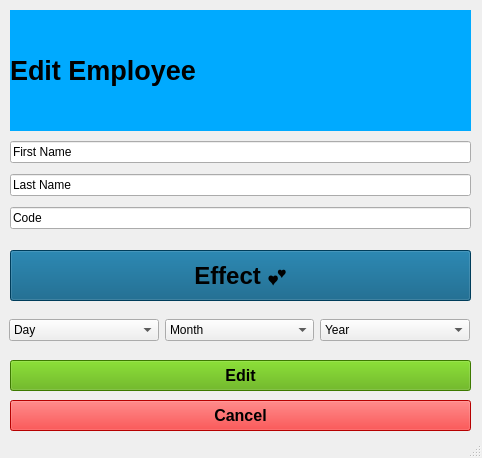
<?xml version="1.0" encoding="UTF-8"?>
<ui version="4.0">
 <class>edit_emp</class>
 <widget class="QMainWindow" name="edit_emp">
  <property name="geometry">
   <rect>
    <x>0</x>
    <y>0</y>
    <width>482</width>
    <height>458</height>
   </rect>
  </property>
  <property name="windowTitle">
   <string>Edit Employee</string>
  </property>
  <widget class="QWidget" name="centralwidget">
   <widget class="QLabel" name="label">
    <property name="geometry">
     <rect>
      <x>10</x>
      <y>10</y>
      <width>461</width>
      <height>121</height>
     </rect>
    </property>
    <property name="palette">
     <palette>
      <active>
       <colorrole role="WindowText">
        <brush brushstyle="SolidPattern">
         <color alpha="255">
          <red>255</red>
          <green>255</green>
          <blue>255</blue>
         </color>
        </brush>
       </colorrole>
       <colorrole role="Button">
        <brush brushstyle="SolidPattern">
         <color alpha="255">
          <red>0</red>
          <green>170</green>
          <blue>255</blue>
         </color>
        </brush>
       </colorrole>
       <colorrole role="Base">
        <brush brushstyle="SolidPattern">
         <color alpha="255">
          <red>0</red>
          <green>170</green>
          <blue>255</blue>
         </color>
        </brush>
       </colorrole>
       <colorrole role="Window">
        <brush brushstyle="SolidPattern">
         <color alpha="255">
          <red>0</red>
          <green>170</green>
          <blue>255</blue>
         </color>
        </brush>
       </colorrole>
      </active>
      <inactive>
       <colorrole role="WindowText">
        <brush brushstyle="SolidPattern">
         <color alpha="255">
          <red>0</red>
          <green>0</green>
          <blue>0</blue>
         </color>
        </brush>
       </colorrole>
       <colorrole role="Button">
        <brush brushstyle="SolidPattern">
         <color alpha="255">
          <red>0</red>
          <green>170</green>
          <blue>255</blue>
         </color>
        </brush>
       </colorrole>
       <colorrole role="Base">
        <brush brushstyle="SolidPattern">
         <color alpha="255">
          <red>0</red>
          <green>170</green>
          <blue>255</blue>
         </color>
        </brush>
       </colorrole>
       <colorrole role="Window">
        <brush brushstyle="SolidPattern">
         <color alpha="255">
          <red>0</red>
          <green>170</green>
          <blue>255</blue>
         </color>
        </brush>
       </colorrole>
      </inactive>
      <disabled>
       <colorrole role="WindowText">
        <brush brushstyle="SolidPattern">
         <color alpha="255">
          <red>120</red>
          <green>120</green>
          <blue>120</blue>
         </color>
        </brush>
       </colorrole>
       <colorrole role="Button">
        <brush brushstyle="SolidPattern">
         <color alpha="255">
          <red>0</red>
          <green>170</green>
          <blue>255</blue>
         </color>
        </brush>
       </colorrole>
       <colorrole role="Base">
        <brush brushstyle="SolidPattern">
         <color alpha="255">
          <red>0</red>
          <green>170</green>
          <blue>255</blue>
         </color>
        </brush>
       </colorrole>
       <colorrole role="Window">
        <brush brushstyle="SolidPattern">
         <color alpha="255">
          <red>0</red>
          <green>170</green>
          <blue>255</blue>
         </color>
        </brush>
       </colorrole>
      </disabled>
     </palette>
    </property>
    <property name="font">
     <font>
      <pointsize>20</pointsize>
      <bold>true</bold>
     </font>
    </property>
    <property name="styleSheet">
     <string notr="true">background-color: rgb(0, 170, 255);</string>
    </property>
    <property name="text">
     <string>Edit Employee</string>
    </property>
    <property name="margin">
     <number>139</number>
    </property>
   </widget>
   <widget class="QWidget" name="verticalLayoutWidget">
    <property name="geometry">
     <rect>
      <x>10</x>
      <y>136</y>
      <width>461</width>
      <height>101</height>
     </rect>
    </property>
    <layout class="QVBoxLayout" name="verticalLayout">
     <item>
      <widget class="QLineEdit" name="firstname">
       <property name="palette">
        <palette>
         <active>
          <colorrole role="Text">
           <brush brushstyle="SolidPattern">
            <color alpha="255">
             <red>158</red>
             <green>158</green>
             <blue>158</blue>
            </color>
           </brush>
          </colorrole>
         </active>
         <inactive>
          <colorrole role="Text">
           <brush brushstyle="SolidPattern">
            <color alpha="255">
             <red>0</red>
             <green>0</green>
             <blue>0</blue>
            </color>
           </brush>
          </colorrole>
         </inactive>
         <disabled>
          <colorrole role="Text">
           <brush brushstyle="SolidPattern">
            <color alpha="255">
             <red>120</red>
             <green>120</green>
             <blue>120</blue>
            </color>
           </brush>
          </colorrole>
         </disabled>
        </palette>
       </property>
       <property name="text">
        <string>First Name</string>
       </property>
      </widget>
     </item>
     <item>
      <widget class="QLineEdit" name="lastname">
       <property name="palette">
        <palette>
         <active>
          <colorrole role="Text">
           <brush brushstyle="SolidPattern">
            <color alpha="255">
             <red>158</red>
             <green>158</green>
             <blue>158</blue>
            </color>
           </brush>
          </colorrole>
         </active>
         <inactive>
          <colorrole role="Text">
           <brush brushstyle="SolidPattern">
            <color alpha="255">
             <red>0</red>
             <green>0</green>
             <blue>0</blue>
            </color>
           </brush>
          </colorrole>
         </inactive>
         <disabled>
          <colorrole role="Text">
           <brush brushstyle="SolidPattern">
            <color alpha="255">
             <red>120</red>
             <green>120</green>
             <blue>120</blue>
            </color>
           </brush>
          </colorrole>
         </disabled>
        </palette>
       </property>
       <property name="text">
        <string>Last Name</string>
       </property>
      </widget>
     </item>
     <item>
      <widget class="QLineEdit" name="code">
       <property name="palette">
        <palette>
         <active>
          <colorrole role="Text">
           <brush brushstyle="SolidPattern">
            <color alpha="255">
             <red>158</red>
             <green>158</green>
             <blue>158</blue>
            </color>
           </brush>
          </colorrole>
         </active>
         <inactive>
          <colorrole role="Text">
           <brush brushstyle="SolidPattern">
            <color alpha="255">
             <red>0</red>
             <green>0</green>
             <blue>0</blue>
            </color>
           </brush>
          </colorrole>
         </inactive>
         <disabled>
          <colorrole role="Text">
           <brush brushstyle="SolidPattern">
            <color alpha="255">
             <red>120</red>
             <green>120</green>
             <blue>120</blue>
            </color>
           </brush>
          </colorrole>
         </disabled>
        </palette>
       </property>
       <property name="text">
        <string>Code</string>
       </property>
      </widget>
     </item>
    </layout>
   </widget>
   <widget class="QPushButton" name="img_eff_btn">
    <property name="geometry">
     <rect>
      <x>10</x>
      <y>250</y>
      <width>461</width>
      <height>51</height>
     </rect>
    </property>
    <property name="palette">
     <palette>
      <active>
       <colorrole role="Button">
        <brush brushstyle="SolidPattern">
         <color alpha="255">
          <red>0</red>
          <green>85</green>
          <blue>127</blue>
         </color>
        </brush>
       </colorrole>
       <colorrole role="ButtonText">
        <brush brushstyle="SolidPattern">
         <color alpha="255">
          <red>255</red>
          <green>255</green>
          <blue>255</blue>
         </color>
        </brush>
       </colorrole>
       <colorrole role="Base">
        <brush brushstyle="SolidPattern">
         <color alpha="255">
          <red>0</red>
          <green>85</green>
          <blue>127</blue>
         </color>
        </brush>
       </colorrole>
       <colorrole role="Window">
        <brush brushstyle="SolidPattern">
         <color alpha="255">
          <red>0</red>
          <green>85</green>
          <blue>127</blue>
         </color>
        </brush>
       </colorrole>
      </active>
      <inactive>
       <colorrole role="Button">
        <brush brushstyle="SolidPattern">
         <color alpha="255">
          <red>240</red>
          <green>240</green>
          <blue>240</blue>
         </color>
        </brush>
       </colorrole>
       <colorrole role="ButtonText">
        <brush brushstyle="SolidPattern">
         <color alpha="255">
          <red>0</red>
          <green>0</green>
          <blue>0</blue>
         </color>
        </brush>
       </colorrole>
       <colorrole role="Base">
        <brush brushstyle="SolidPattern">
         <color alpha="255">
          <red>255</red>
          <green>255</green>
          <blue>255</blue>
         </color>
        </brush>
       </colorrole>
       <colorrole role="Window">
        <brush brushstyle="SolidPattern">
         <color alpha="255">
          <red>240</red>
          <green>240</green>
          <blue>240</blue>
         </color>
        </brush>
       </colorrole>
      </inactive>
      <disabled>
       <colorrole role="Button">
        <brush brushstyle="SolidPattern">
         <color alpha="255">
          <red>0</red>
          <green>85</green>
          <blue>127</blue>
         </color>
        </brush>
       </colorrole>
       <colorrole role="ButtonText">
        <brush brushstyle="SolidPattern">
         <color alpha="255">
          <red>120</red>
          <green>120</green>
          <blue>120</blue>
         </color>
        </brush>
       </colorrole>
       <colorrole role="Base">
        <brush brushstyle="SolidPattern">
         <color alpha="255">
          <red>0</red>
          <green>85</green>
          <blue>127</blue>
         </color>
        </brush>
       </colorrole>
       <colorrole role="Window">
        <brush brushstyle="SolidPattern">
         <color alpha="255">
          <red>0</red>
          <green>85</green>
          <blue>127</blue>
         </color>
        </brush>
       </colorrole>
      </disabled>
     </palette>
    </property>
    <property name="font">
     <font>
      <pointsize>18</pointsize>
      <bold>true</bold>
     </font>
    </property>
    <property name="styleSheet">
     <string notr="true">background-color: rgb(0, 85, 127);</string>
    </property>
    <property name="text">
     <string>Effect 💕</string>
    </property>
    <property name="iconSize">
     <size>
      <width>50</width>
      <height>50</height>
     </size>
    </property>
   </widget>
   <widget class="QWidget" name="horizontalLayoutWidget">
    <property name="geometry">
     <rect>
      <x>9</x>
      <y>310</y>
      <width>461</width>
      <height>41</height>
     </rect>
    </property>
    <layout class="QHBoxLayout" name="horizontalLayout">
     <item>
      <widget class="QComboBox" name="day">
       <item>
        <property name="text">
         <string>Day</string>
        </property>
       </item>
       <item>
        <property name="text">
         <string>1</string>
        </property>
       </item>
       <item>
        <property name="text">
         <string>2</string>
        </property>
       </item>
       <item>
        <property name="text">
         <string>3</string>
        </property>
       </item>
       <item>
        <property name="text">
         <string>4</string>
        </property>
       </item>
       <item>
        <property name="text">
         <string>5</string>
        </property>
       </item>
       <item>
        <property name="text">
         <string>6</string>
        </property>
       </item>
       <item>
        <property name="text">
         <string>7</string>
        </property>
       </item>
       <item>
        <property name="text">
         <string>8</string>
        </property>
       </item>
       <item>
        <property name="text">
         <string>9</string>
        </property>
       </item>
       <item>
        <property name="text">
         <string>10</string>
        </property>
       </item>
       <item>
        <property name="text">
         <string>11</string>
        </property>
       </item>
       <item>
        <property name="text">
         <string>12</string>
        </property>
       </item>
       <item>
        <property name="text">
         <string>13</string>
        </property>
       </item>
       <item>
        <property name="text">
         <string>14</string>
        </property>
       </item>
       <item>
        <property name="text">
         <string>15</string>
        </property>
       </item>
       <item>
        <property name="text">
         <string>16</string>
        </property>
       </item>
       <item>
        <property name="text">
         <string>17</string>
        </property>
       </item>
       <item>
        <property name="text">
         <string>18</string>
        </property>
       </item>
       <item>
        <property name="text">
         <string>19</string>
        </property>
       </item>
       <item>
        <property name="text">
         <string>20</string>
        </property>
       </item>
       <item>
        <property name="text">
         <string>21</string>
        </property>
       </item>
       <item>
        <property name="text">
         <string>22</string>
        </property>
       </item>
       <item>
        <property name="text">
         <string>23</string>
        </property>
       </item>
       <item>
        <property name="text">
         <string>24</string>
        </property>
       </item>
       <item>
        <property name="text">
         <string>25</string>
        </property>
       </item>
       <item>
        <property name="text">
         <string>26</string>
        </property>
       </item>
       <item>
        <property name="text">
         <string>27</string>
        </property>
       </item>
       <item>
        <property name="text">
         <string>28</string>
        </property>
       </item>
       <item>
        <property name="text">
         <string>29</string>
        </property>
       </item>
       <item>
        <property name="text">
         <string>30</string>
        </property>
       </item>
       <item>
        <property name="text">
         <string>31</string>
        </property>
       </item>
      </widget>
     </item>
     <item>
      <widget class="QComboBox" name="month">
       <item>
        <property name="text">
         <string>Month</string>
        </property>
       </item>
       <item>
        <property name="text">
         <string>Jan</string>
        </property>
       </item>
       <item>
        <property name="text">
         <string>Feb</string>
        </property>
       </item>
       <item>
        <property name="text">
         <string>Mar</string>
        </property>
       </item>
       <item>
        <property name="text">
         <string>Apr</string>
        </property>
       </item>
       <item>
        <property name="text">
         <string>May</string>
        </property>
       </item>
       <item>
        <property name="text">
         <string>Jun</string>
        </property>
       </item>
       <item>
        <property name="text">
         <string>Jul</string>
        </property>
       </item>
       <item>
        <property name="text">
         <string>Aug</string>
        </property>
       </item>
       <item>
        <property name="text">
         <string>Sep</string>
        </property>
       </item>
       <item>
        <property name="text">
         <string>Oct</string>
        </property>
       </item>
       <item>
        <property name="text">
         <string>Nov</string>
        </property>
       </item>
       <item>
        <property name="text">
         <string>Dec</string>
        </property>
       </item>
      </widget>
     </item>
     <item>
      <widget class="QComboBox" name="year">
       <item>
        <property name="text">
         <string>Year</string>
        </property>
       </item>
       <item>
        <property name="text">
         <string>New Item</string>
        </property>
       </item>
      </widget>
     </item>
    </layout>
   </widget>
   <widget class="QPushButton" name="edit_btn">
    <property name="geometry">
     <rect>
      <x>10</x>
      <y>360</y>
      <width>461</width>
      <height>31</height>
     </rect>
    </property>
    <property name="palette">
     <palette>
      <active>
       <colorrole role="Button">
        <brush brushstyle="SolidPattern">
         <color alpha="255">
          <red>85</red>
          <green>170</green>
          <blue>0</blue>
         </color>
        </brush>
       </colorrole>
       <colorrole role="ButtonText">
        <brush brushstyle="SolidPattern">
         <color alpha="255">
          <red>255</red>
          <green>255</green>
          <blue>255</blue>
         </color>
        </brush>
       </colorrole>
       <colorrole role="Base">
        <brush brushstyle="SolidPattern">
         <color alpha="255">
          <red>85</red>
          <green>170</green>
          <blue>0</blue>
         </color>
        </brush>
       </colorrole>
       <colorrole role="Window">
        <brush brushstyle="SolidPattern">
         <color alpha="255">
          <red>85</red>
          <green>170</green>
          <blue>0</blue>
         </color>
        </brush>
       </colorrole>
      </active>
      <inactive>
       <colorrole role="Button">
        <brush brushstyle="SolidPattern">
         <color alpha="255">
          <red>85</red>
          <green>170</green>
          <blue>0</blue>
         </color>
        </brush>
       </colorrole>
       <colorrole role="ButtonText">
        <brush brushstyle="SolidPattern">
         <color alpha="255">
          <red>0</red>
          <green>0</green>
          <blue>0</blue>
         </color>
        </brush>
       </colorrole>
       <colorrole role="Base">
        <brush brushstyle="SolidPattern">
         <color alpha="255">
          <red>85</red>
          <green>170</green>
          <blue>0</blue>
         </color>
        </brush>
       </colorrole>
       <colorrole role="Window">
        <brush brushstyle="SolidPattern">
         <color alpha="255">
          <red>85</red>
          <green>170</green>
          <blue>0</blue>
         </color>
        </brush>
       </colorrole>
      </inactive>
      <disabled>
       <colorrole role="Button">
        <brush brushstyle="SolidPattern">
         <color alpha="255">
          <red>85</red>
          <green>170</green>
          <blue>0</blue>
         </color>
        </brush>
       </colorrole>
       <colorrole role="ButtonText">
        <brush brushstyle="SolidPattern">
         <color alpha="255">
          <red>120</red>
          <green>120</green>
          <blue>120</blue>
         </color>
        </brush>
       </colorrole>
       <colorrole role="Base">
        <brush brushstyle="SolidPattern">
         <color alpha="255">
          <red>85</red>
          <green>170</green>
          <blue>0</blue>
         </color>
        </brush>
       </colorrole>
       <colorrole role="Window">
        <brush brushstyle="SolidPattern">
         <color alpha="255">
          <red>85</red>
          <green>170</green>
          <blue>0</blue>
         </color>
        </brush>
       </colorrole>
      </disabled>
     </palette>
    </property>
    <property name="font">
     <font>
      <pointsize>12</pointsize>
      <bold>true</bold>
     </font>
    </property>
    <property name="styleSheet">
     <string notr="true">background-color: rgb(85, 170, 0);</string>
    </property>
    <property name="text">
     <string>Edit</string>
    </property>
   </widget>
   <widget class="QPushButton" name="cancel_btn">
    <property name="geometry">
     <rect>
      <x>10</x>
      <y>400</y>
      <width>461</width>
      <height>31</height>
     </rect>
    </property>
    <property name="palette">
     <palette>
      <active>
       <colorrole role="Button">
        <brush brushstyle="SolidPattern">
         <color alpha="255">
          <red>255</red>
          <green>0</green>
          <blue>0</blue>
         </color>
        </brush>
       </colorrole>
       <colorrole role="ButtonText">
        <brush brushstyle="SolidPattern">
         <color alpha="255">
          <red>255</red>
          <green>255</green>
          <blue>255</blue>
         </color>
        </brush>
       </colorrole>
       <colorrole role="Base">
        <brush brushstyle="SolidPattern">
         <color alpha="255">
          <red>255</red>
          <green>0</green>
          <blue>0</blue>
         </color>
        </brush>
       </colorrole>
       <colorrole role="Window">
        <brush brushstyle="SolidPattern">
         <color alpha="255">
          <red>255</red>
          <green>0</green>
          <blue>0</blue>
         </color>
        </brush>
       </colorrole>
      </active>
      <inactive>
       <colorrole role="Button">
        <brush brushstyle="SolidPattern">
         <color alpha="255">
          <red>255</red>
          <green>0</green>
          <blue>0</blue>
         </color>
        </brush>
       </colorrole>
       <colorrole role="ButtonText">
        <brush brushstyle="SolidPattern">
         <color alpha="255">
          <red>0</red>
          <green>0</green>
          <blue>0</blue>
         </color>
        </brush>
       </colorrole>
       <colorrole role="Base">
        <brush brushstyle="SolidPattern">
         <color alpha="255">
          <red>255</red>
          <green>0</green>
          <blue>0</blue>
         </color>
        </brush>
       </colorrole>
       <colorrole role="Window">
        <brush brushstyle="SolidPattern">
         <color alpha="255">
          <red>255</red>
          <green>0</green>
          <blue>0</blue>
         </color>
        </brush>
       </colorrole>
      </inactive>
      <disabled>
       <colorrole role="Button">
        <brush brushstyle="SolidPattern">
         <color alpha="255">
          <red>255</red>
          <green>0</green>
          <blue>0</blue>
         </color>
        </brush>
       </colorrole>
       <colorrole role="ButtonText">
        <brush brushstyle="SolidPattern">
         <color alpha="255">
          <red>120</red>
          <green>120</green>
          <blue>120</blue>
         </color>
        </brush>
       </colorrole>
       <colorrole role="Base">
        <brush brushstyle="SolidPattern">
         <color alpha="255">
          <red>255</red>
          <green>0</green>
          <blue>0</blue>
         </color>
        </brush>
       </colorrole>
       <colorrole role="Window">
        <brush brushstyle="SolidPattern">
         <color alpha="255">
          <red>255</red>
          <green>0</green>
          <blue>0</blue>
         </color>
        </brush>
       </colorrole>
      </disabled>
     </palette>
    </property>
    <property name="font">
     <font>
      <pointsize>12</pointsize>
      <bold>true</bold>
     </font>
    </property>
    <property name="styleSheet">
     <string notr="true">background-color: rgb(255, 0, 0);</string>
    </property>
    <property name="text">
     <string>Cancel</string>
    </property>
   </widget>
  </widget>
  <widget class="QStatusBar" name="statusbar"/>
 </widget>
 <resources/>
 <connections/>
</ui>
